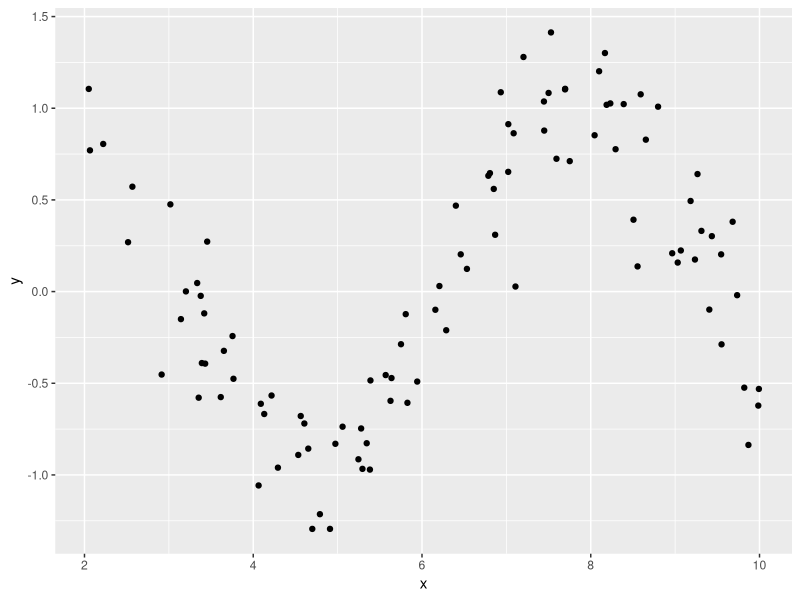
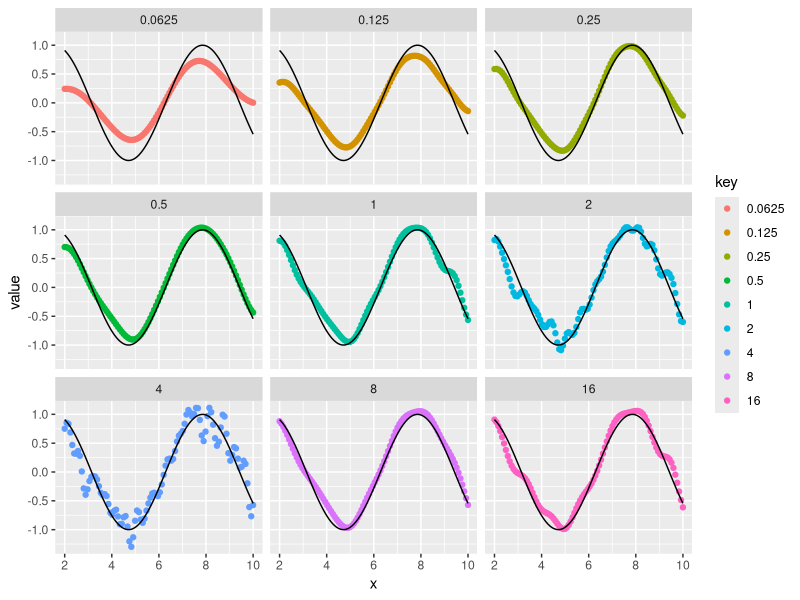
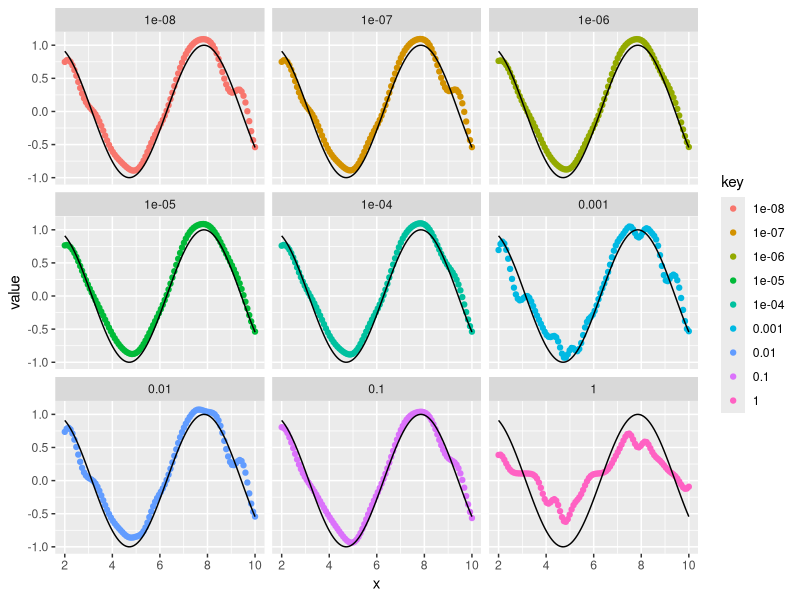
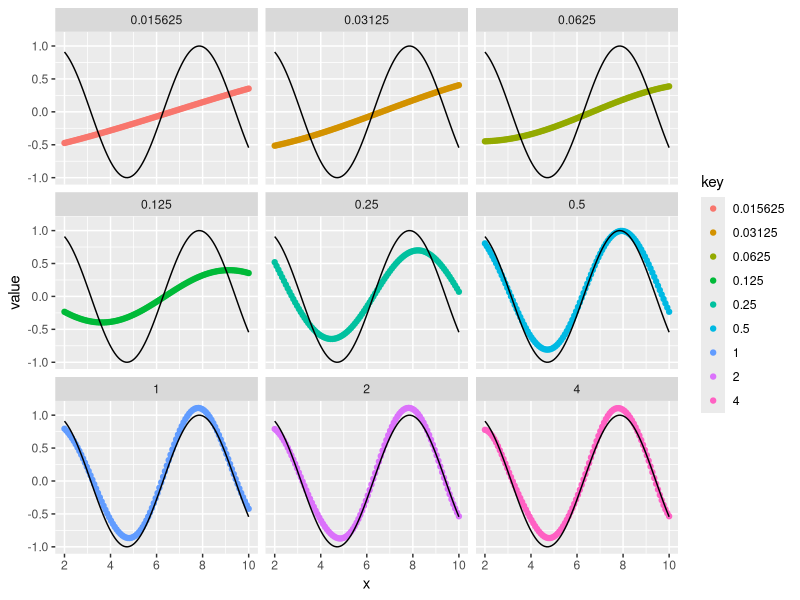

R code for these plots, in order:
library(tidyverse)
library(caret)
library(kernlab)

output_directory <- file.path(getwd(),"7.1")

set.seed(99283731)

x <- runif(100,min=2,max=10)

y <- sin(x) + rnorm(length(x))*0.25

simData <- tibble(x=x,y=y)

simPlot <- ggplot(simData,aes(x=x,y=y)) + geom_point()

ggsave(simPlot,
       filename = file.path(output_directory,"simPlot.png"),
       width = 8,
       height = 6,
       dpi = 100)

xGrid <- tibble(x = seq(2,10,length = 100))

trueData <- xGrid %>% mutate(true.y=sin(x))

testSVM <- ksvm(x=x,
                y=y,
                data = simData,
                kernel = "rbfdot",
                kpar = "automatic",
                C = 1,
                epsilon = 0.1)

Cs <- 2 ** (-4:4) %>% `names<-`(.,.)

CSVMs <- Cs %>%
  purrr::map_df(~ predict(ksvm(x=x,
                            y=y,
                            data = simData,
                            kernel = "rbfdot",
                            kpar = "automatic",
                            C = .x,
                            epsilon = 0.1),
                       newdata = xGrid) %>%
               as.vector
  )


svmCPlot <- xGrid %>%
  bind_cols(CSVMs) %>%
  gather(key=key,value=value,-x) %>%
  mutate(key=forcats::as_factor(key)) %>%
  left_join(trueData,by=c("x")) %>%
  ggplot(aes(x=x,y=value,colour=key)) + geom_point() + facet_wrap(~ key) +
  geom_line(aes(x=x,y=true.y),colour="black")

ggsave(svmCPlot,
       filename = file.path(output_directory,"svm-c-inv.png"),
       width = 8,
       height = 6,
       dpi = 100)

epsilons <- 10 ** (-8:0) %>% `names<-`(.,.)

eSVMs <- epsilons %>%
  purrr::map_df(~ predict(ksvm(x=x,
                               y=y,
                               data = simData,
                               kernel = "rbfdot",
                               kpar = "automatic",
                               C = 1,
                               epsilon = .x),
                          newdata = xGrid) %>%
                  as.vector
  )

svmePlot <- xGrid %>%
  bind_cols(eSVMs) %>%
  gather(key=key,value=value,-x) %>%
  mutate(key=forcats::as_factor(key)) %>%
  left_join(trueData,by=c("x")) %>%
  ggplot(aes(x=x,y=value,colour=key)) + geom_point() + facet_wrap(~ key) +
  geom_line(aes(x=x,y=true.y),colour="black")

ggsave(svmePlot,
       filename = file.path(output_directory,"svm-e-inv.png"),
       width = 8,
       height = 6,
       dpi = 100)

sigmas <- 2 ** (-6:2) %>% `names<-`(.,.)

sSVMs <- sigmas %>%
  purrr::map_df(~ predict(ksvm(x=x,
                               y=y,
                               data = simData,
                               kernel = "rbfdot",
                               kpar = list(sigma=.x),
                               C = 1,
                               epsilon = 1e-4),
                          newdata = xGrid) %>%
                  as.vector
  )

svmsPlot <- xGrid %>%
  bind_cols(sSVMs) %>%
  gather(key=key,value=value,-x) %>%
  mutate(key=forcats::as_factor(key)) %>%
  left_join(trueData,by=c("x")) %>%
  ggplot(aes(x=x,y=value,colour=key)) + geom_point() + facet_wrap(~ key) +
  geom_line(aes(x=x,y=true.y),colour="black")

ggsave(svmsPlot,
       filename = file.path(output_directory,"svm-s-inv.png"),
       width = 8,
       height = 6,
       dpi = 100)
